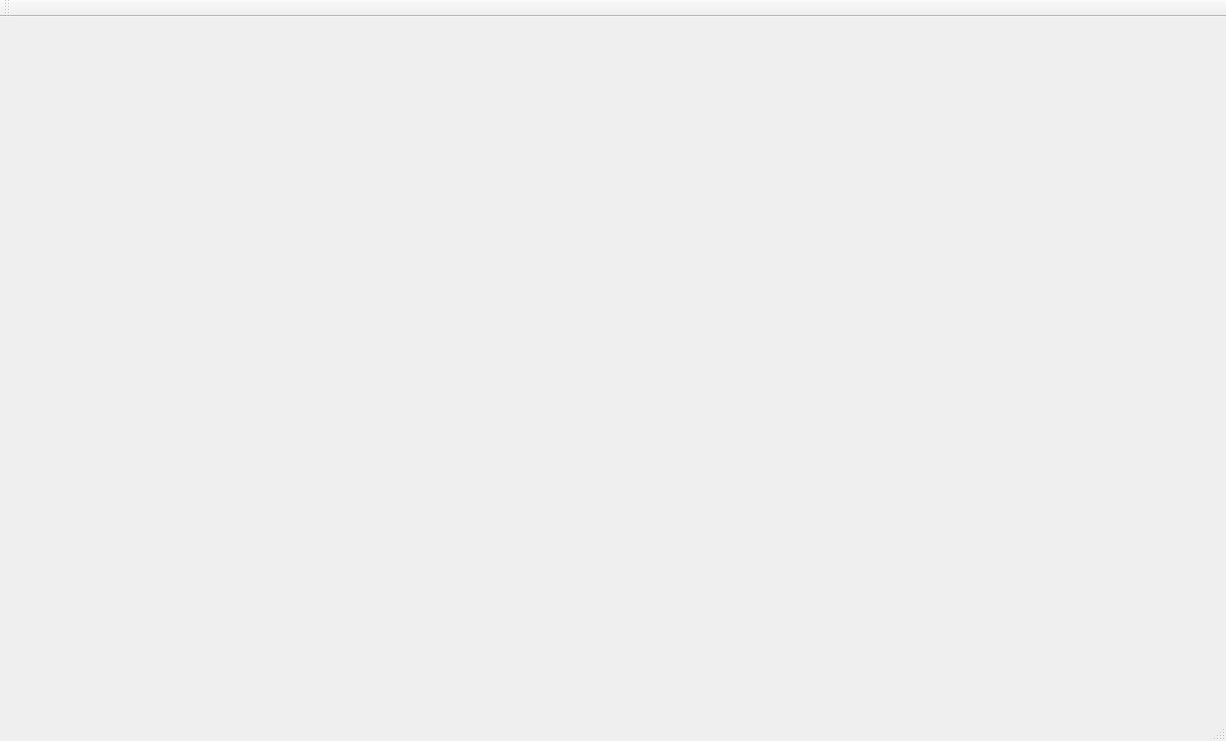
<?xml version="1.0" encoding="UTF-8"?>
<ui version="4.0">
 <class>MainWindow</class>
 <widget class="QMainWindow" name="MainWindow">
  <property name="geometry">
   <rect>
    <x>0</x>
    <y>0</y>
    <width>1226</width>
    <height>741</height>
   </rect>
  </property>
  <property name="windowTitle">
   <string>MainWindow</string>
  </property>
  <widget class="QWidget" name="centralWidget"/>
  <widget class="QMenuBar" name="menuBar">
   <property name="geometry">
    <rect>
     <x>0</x>
     <y>0</y>
     <width>1226</width>
     <height>23</height>
    </rect>
   </property>
  </widget>
  <widget class="QToolBar" name="mainToolBar">
   <attribute name="toolBarArea">
    <enum>TopToolBarArea</enum>
   </attribute>
   <attribute name="toolBarBreak">
    <bool>false</bool>
   </attribute>
  </widget>
  <widget class="QStatusBar" name="statusBar"/>
 </widget>
 <layoutdefault spacing="6" margin="11"/>
 <resources/>
 <connections/>
</ui>
